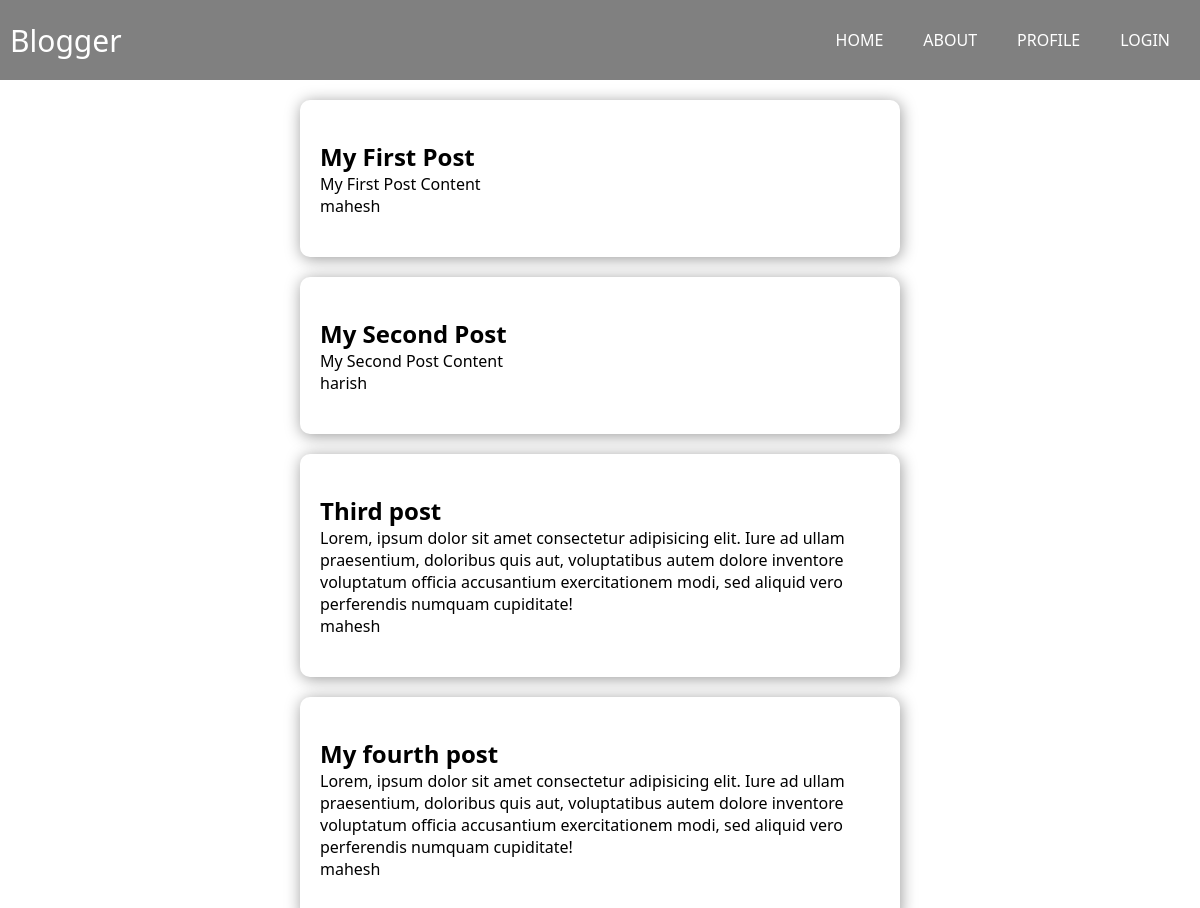
/home/, run on the app's committed database.
### posts/models.py (models this page shows, shortened)
class Post(models.Model):
    title = models.CharField(max_length=200) # limited size string
    content = models.TextField() # string , but not limit
    create_date = models.DateTimeField(auto_now_add=True) # auto_now_add -> makes it immutable
    modified_date = models.DateTimeField(auto_now=True) # auto_now -> makes it mutable
    author = models.ForeignKey(User, on_delete=models.CASCADE)

### posts/views.py (the view)
# urls.py: 2. Add a URL to urlpatterns:  path('', views.home, name='home')
def home(request):
  posts = Post.objects.all()
  context = {
    'posts':posts
  }
  return render(request,"posts/home.html",context)

### posts/templates/posts/home.html (shortened to what this page needs)
{% extends 'posts/base.html' %} {% block content %}
{% load static %}
<main>
  {% for post in posts %}
    <div class="card">
      <h1>{{post.title}}</h1>
      <p>{{post.content}}</p>
      <p>{{post.author}}</p>
    </div>
  {% endfor %}
</main>
{% endblock content %}

### posts/static/posts/css/main.css (style rules this page uses)
* { margin: 0; box-sizing: border-box; font-family: "Segoe UI", Tahoma, Geneva, Verdana, sans-serif; }
.card { width: 90%; max-width: 600px; box-shadow: 1px 2px 16px rgba(0, 0, 0, 0.4); padding: 20px; padding-top: 40px; padding-bottom: 40px; border-radius: 10px; margin-top: 20px; }
.card h1 { font-size: 24px; }
main { width: 100%; display: flex; flex-direction: column; justify-content: space-around; align-items: center; }

### data on the page
Post: title "My First Post", content "My First Post Content", author "mahesh"
Post: title "My Second Post", content "My Second Post Content", author "harish"
Post: title "Third post", content "Lorem, ipsum dolor sit amet consectetur adipisicing elit. Iure ad ullam praesentium, doloribus quis aut, voluptatibus autem dolore inventore voluptatum officia accusantium exercitationem modi, sed aliquid vero perferendis numquam cupiditate!", author "mahesh"
Post: title "My fourth post", content "Lorem, ipsum dolor sit amet consectetur adipisicing elit. Iure ad ullam praesentium, doloribus quis aut, voluptatibus autem dolore inventore voluptatum officia accusantium exercitationem modi, sed aliquid vero perferendis numquam cupiditate!", author "mahesh"
